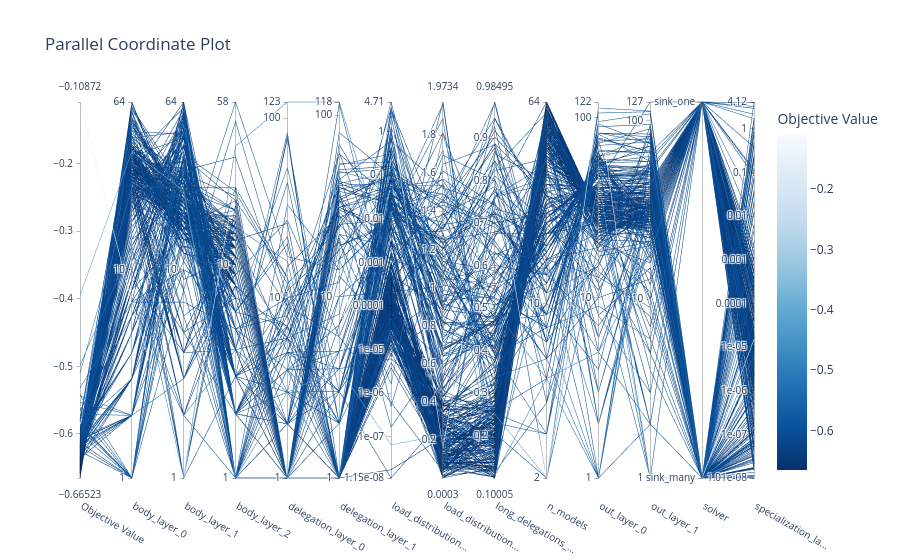

Write notebook code for a chart like this one.
### Code cell
optuna.visualization.plot_parallel_coordinate(study)

### Figure 1 — Plotly figure (JSON) as saved in the notebook; plotly's stock layout.template omitted (floating-point values rounded to 4 significant figures; data arrays with more than 128 entries replaced by an {"elided": "..."} marker saying what was removed)
{"data": [{"dimensions": [{"label": "Objective Value", "range": [-0.6652, -0.1087], "values": {"elided": "310 float values"}}, {"label": "body_layer_0", "range": [0, 1.806], "ticktext": ["1", "10", "64"], "tickvals": [0, 1, 1.806], "values": {"elided": "310 float values"}}, {"label": "body_layer_1", "range": [0, 1.806], "ticktext": ["1", "10", "64"], "tickvals": [0, 1, 1.806], "values": {"elided": "310 float values"}}, {"label": "body_layer_2", "range": [0, 1.763], "ticktext": ["1", "10", "58"], "tickvals": [0, 1, 1.763], "values": {"elided": "310 float values"}}, {"label": "delegation_layer_0", "range": [0, 2.09], "ticktext": ["1", "10", "100", "123"], "tickvals": [0, 1, 2, 2.09], "values": {"elided": "310 float values"}}, {"label": "delegation_layer_1", "range": [0, 2.072], "ticktext": ["1", "10", "100", "118"], "tickvals": [0, 1, 2, 2.072], "values": {"elided": "310 float values"}}, {"label": "load_distribution...", "range": [-7.941, 0.6734], "ticktext": ["1.15e-08", "1e-07", "1e-06", "1e-05", "0.0001", "0.001", "0.01", "0.1", "1", "4.71"], "tickvals": [-7.941, -7, -6, -5, -4, -3, -2, -1, 0, 0.6734], "values": {"elided": "310 float values"}}, {"label": "load_distribution...", "range": [0.0003404, 1.973], "values": {"elided": "310 float values"}}, {"label": "long_delegations_...", "range": [0.1, 0.9849], "values": {"elided": "310 float values"}}, {"label": "n_models", "range": [0.301, 1.806], "ticktext": ["2", "10", "64"], "tickvals": [0.301, 1, 1.806], "values": {"elided": "310 float values"}}, {"label": "out_layer_0", "range": [0, 2.086], "ticktext": ["1", "10", "100", "122"], "tickvals": [0, 1, 2, 2.086], "values": {"elided": "310 float values"}}, {"label": "out_layer_1", "range": [0, 2.104], "ticktext": ["1", "10", "100", "127"], "tickvals": [0, 1, 2, 2.104], "values": {"elided": "310 float values"}}, {"label": "solver", "range": [0, 1], "ticktext": ["sink_many", "sink_one"], "tickvals": [0, 1], "values": {"elided": "310 int values"}}, {"label": "specialization_la...", "range": [-7.996, 0.6146], "ticktext": ["1.01e-08", "1e-07", "1e-06", "1e-05", "0.0001", "0.001", "0.01", "0.1", "1", "4.12"], "tickvals": [-7.996, -7, -6, -5, -4, -3, -2, -1, 0, 0.6146], "values": {"elided": "310 float values"}}], "labelangle": 30, "labelside": "bottom", "line": {"color": {"elided": "310 float values"}, "colorbar": {"title": {"text": "Objective Value"}}, "colorscale": [[0, "rgb(247,251,255)"], [0.125, "rgb(222,235,247)"], [0.25, "rgb(198,219,239)"], [0.375, "rgb(158,202,225)"], [0.5, "rgb(107,174,214)"], [0.625, "rgb(66,146,198)"], [0.75, "rgb(33,113,181)"], [0.875, "rgb(8,81,156)"], [1, "rgb(8,48,107)"]], "reversescale": true, "showscale": true}, "type": "parcoords"}], "layout": {"title": {"text": "Parallel Coordinate Plot"}}}
